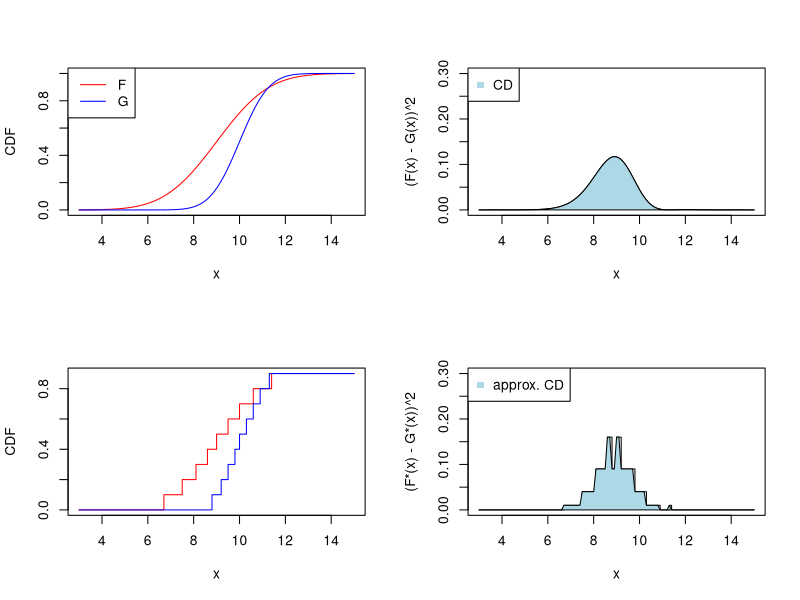
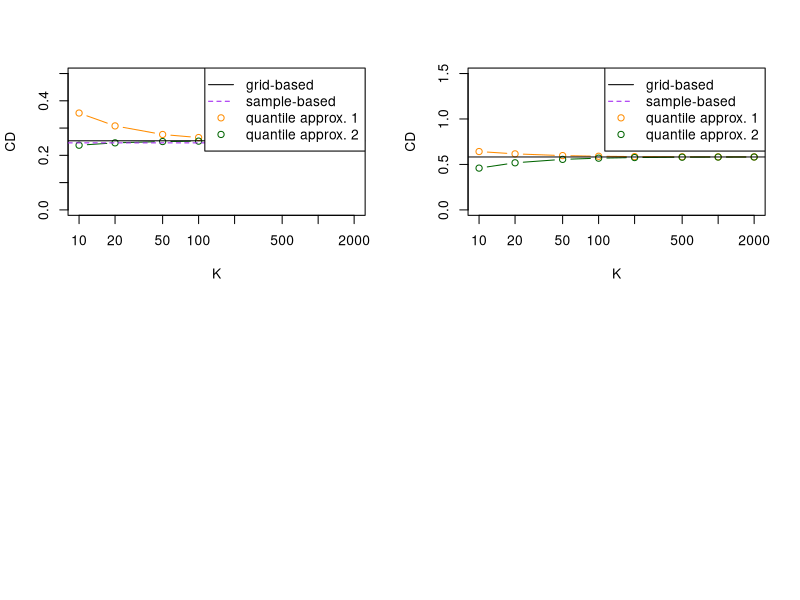
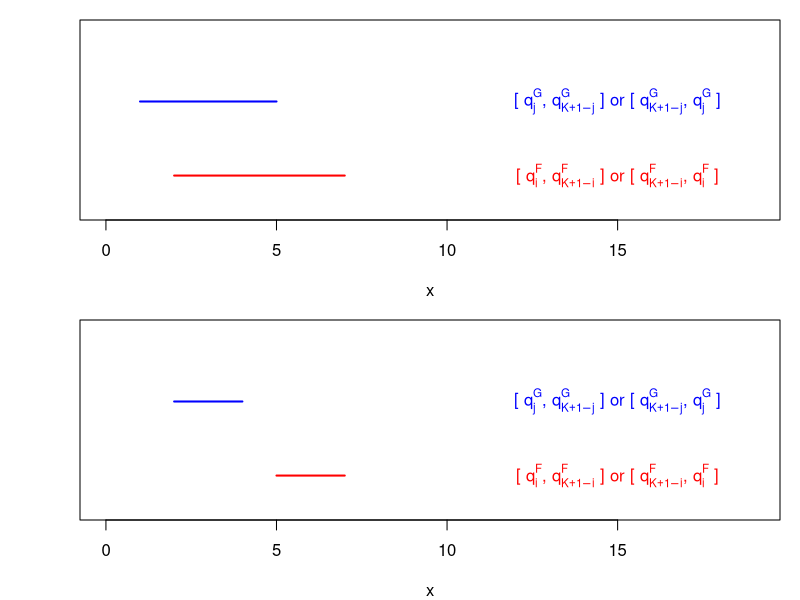
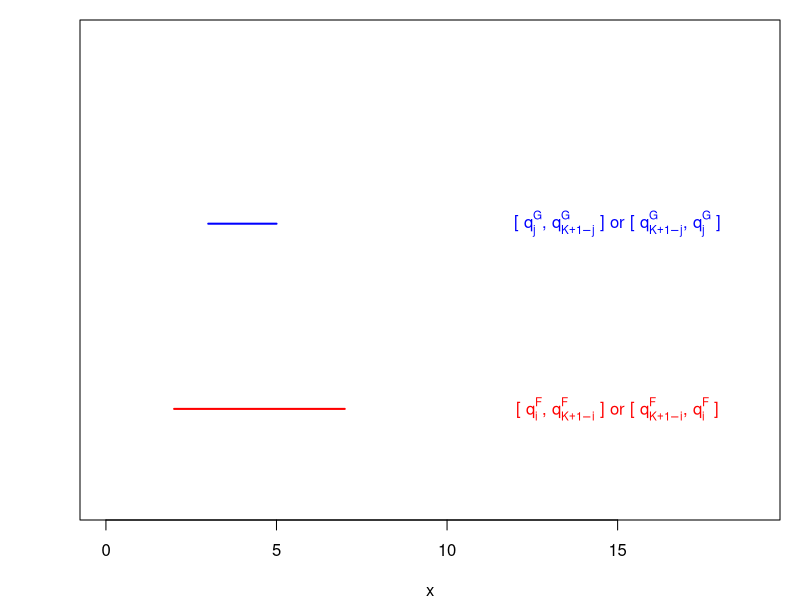
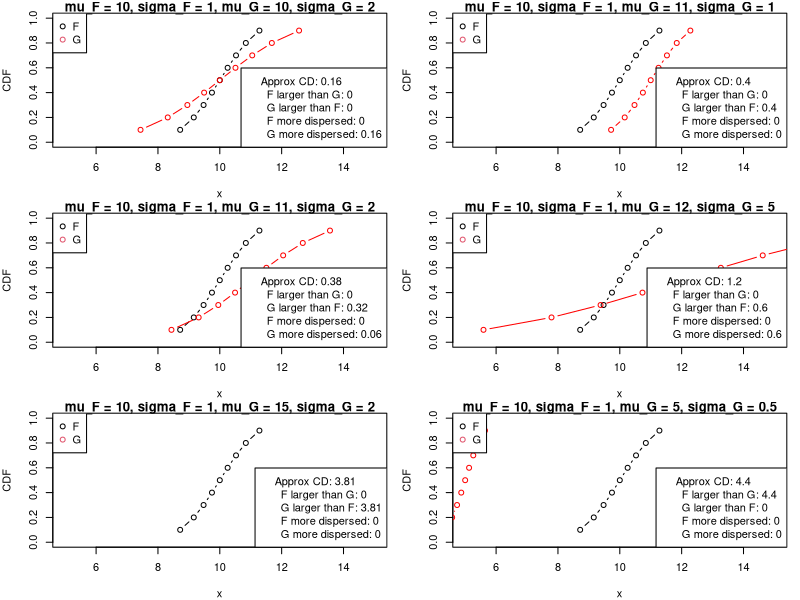
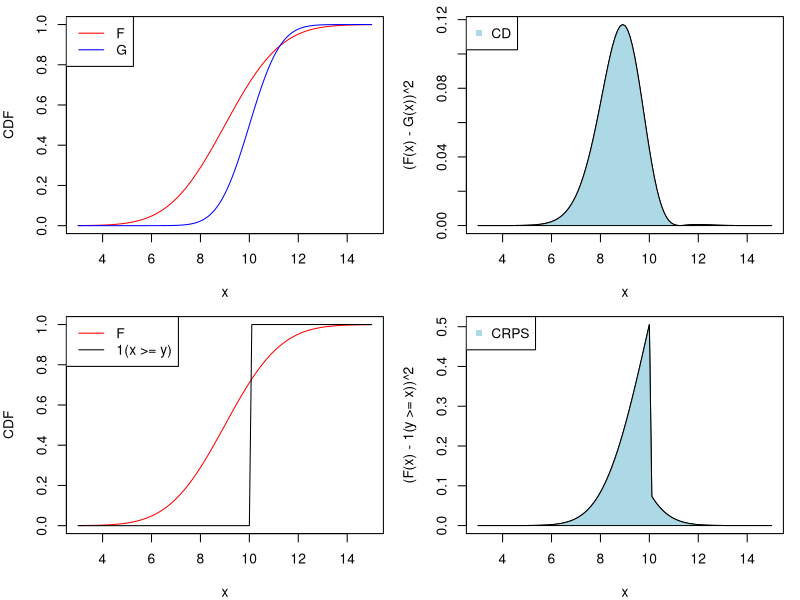
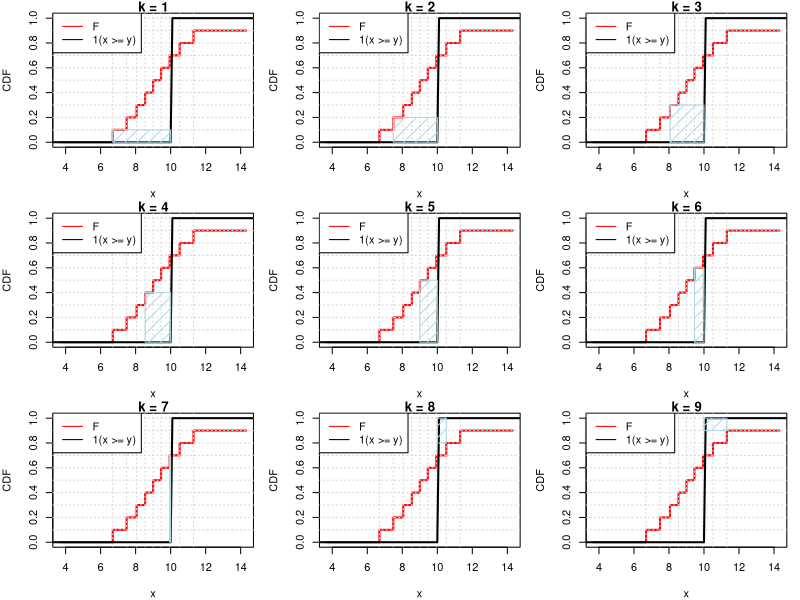
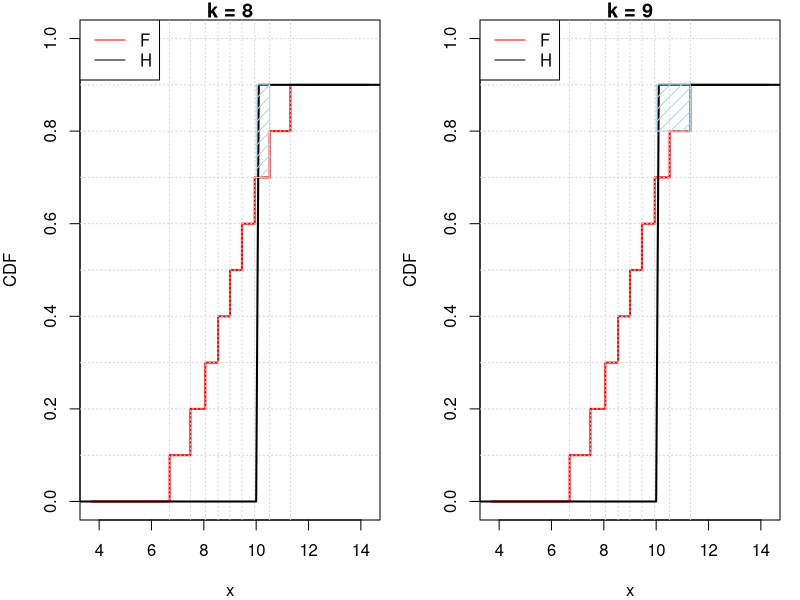

Generate these figures, in order, with R:
## ---- chunk 1
knitr::opts_chunk$set(echo = TRUE)
## ---- chunk 2
grid_x <- seq(from = 3, to = 15, by = 0.1)

mu_F <- 9
sigma_F <- 1.8
p_F <- pnorm(grid_x, mu_F, sigma_F)

mu_G <- 10
sigma_G <- 1
p_G <- pnorm(grid_x, mu_G, sigma_G)

y <- mu_G
p_y <- as.numeric(grid_x > y)

par(mfrow = c(2, 2))

plot(grid_x, p_F, type = "l", xlab = "x", ylab = "CDF", col = "red")
lines(grid_x, p_G, col = "blue")
legend("topleft", c("F", "G"), col = c("red", "blue"), lty = 1)

plot(grid_x, (p_F - p_G)^2, type = "l", xlab = "x", ylab = "(F(x) - G(x))^2", ylim = c(0, 0.3))
polygon(grid_x, (p_F - p_G)^2, col = "lightblue")
legend("topleft", "CD", col = "lightblue", pch = 15)

detail_stepfun_cdf <- function(x, p, from, to, by = 0.1){
  x_detailed <- seq(from = from, to = to, by = by)
  p_detailed <- 0*x_detailed
  for(i in seq_along(x)){
    p_detailed[x_detailed >= x[i]] <- p[i]
  }
  return(list(x = x_detailed, p = p_detailed))
}

p_10 <- 1:9/10 # quantile levels
q_F_10 <- qnorm(p_10, mu_F, sigma_F) # quantiles of F
q_G_10 <- qnorm(p_10, mu_G, sigma_G) # quantiles of G

q_F_10_detailed <- detail_stepfun_cdf(q_F_10, p_10, from = 3, to = 15)
q_G_10_detailed <- detail_stepfun_cdf(q_G_10, p_10, from = 3, to = 15)
p_10_detailed <- q_F_10_detailed$x

plot(q_F_10_detailed$x, q_F_10_detailed$p, type = "s", xlab = "x", ylab = "CDF", col = "red")
lines(q_F_10_detailed$x, q_G_10_detailed$p, type = "s", col = "blue")

plot(q_F_10_detailed$x, (q_F_10_detailed$p - q_G_10_detailed$p)^2, type = "s", xlab = "x", 
     ylab = "(F*(x) - G*(x))^2", ylim = c(0, 0.3))
polygon(q_F_10_detailed$x, (q_F_10_detailed$p - q_G_10_detailed$p)^2, col = "lightblue")
legend("topleft", "approx. CD", col = "lightblue", pch = 15)

## ---- chunk 3
# define distributions:
mu_F <- 9
sigma_F <- 1.8

mu_G <- 10
sigma_G <- 1
## ---- chunk 4
# simple numerical integration using grid:
grid_x <- seq(from = 3, to = 15, by = 0.1)
p_F <- pnorm(grid_x, mu_F, sigma_F)
p_G <- pnorm(grid_x, mu_G, sigma_G)
(cd_grid <- 0.1*sum((p_F - p_G)^2))
## ---- chunk 5
n <- 100000
set.seed(123)
x <- rnorm(n, mu_F, sigma_F)
x_dash <- rnorm(n, mu_F, sigma_F)

y <- rnorm(n, mu_G, sigma_G)
y_dash <- rnorm(n, mu_G, sigma_G)

(cd_sample <- (mean(abs(x - y)) - 0.5*(mean(abs(x - x_dash)) + mean(abs(y - y_dash)))))
## ---- chunk 6
# q_F: vector containing the (1:K)/(K + 1) quantiles of F
# q_G: vector containing the (1:K)/(K + 1) quantiles of G
approx_cd1 <- function(q_F, q_G){
  
  # compute quantile levels from length of provided quantile vectors:
  K <- length(q_F)
  if(length(q_G) != K) stop("q_F and q_G need to be of the same length")
  p <- (1:K)/(K + 1) # function assumes that the quantile levels are equally spaced
  
  # pool quantiles:
  q0 <- c(q_F, q_G)
  # vector of grouping variables, with 1 for values belonging to F, -1 for values 
  # belonging to G
  a0 <- c(rep(1, length(q_F)), rep(-1, length(q_G)))
  
  # re-order both vectors:
  q <- q0[order(q0)]
  a <- a0[order(q0)]
  # and compute "how many quantiles ahead" F or G is at a given segment:
  b <- abs(cumsum(a))
  
  # compute the lengths of segments defined by sorted quantiles:
  diffs_q <- c(diff(q), 0) # zero necessary for indexing below, but we could put 
  # anything (gets multiplied w zero)
  
  # and approximate CD
  cvm <- sum(diffs_q*b*(b + 1))/(K + 1)/(K)
  
  return(mean(cvm))
}

# values of K to check:
values_K <- c(10, 20, 50, 100, 200, 500, 1000, 2000)

# vector to store results:
cd_approx1 <- numeric(length(values_K))

# apply approximation for each_
for(i in seq_along(values_K)){
  p_temp <- (1:(values_K[i]))/(values_K[i] + 1) # quantile levels
  q_F_temp <- qnorm(p_temp, mu_F, sigma_F) # quantiles of F
  q_G_temp <- qnorm(p_temp, mu_G, sigma_G) # quantiles of G
  cd_approx1[i] <- approx_cd1(q_F = q_F_temp, q_G = q_G_temp) # approximation
}

cd_approx1
## ---- chunk 7
# q_F: vector containing the (1:K)/(K + 1) quantiles of F
# q_G: vector containing the (1:K)/(K + 1) quantiles of G
approx_cd2 <- function(q_F, q_G){
  
  # compute quantile levels from length of provided quantile vectors:
  K <- length(q_F)
  if(length(q_G) != K) stop("q_F and q_G need to be of the same length")
  p <- (1:K)/(K + 1) # function assumes that the quantile levels are equally spaced
  
  # pool quantiles:
  q0 <- c(q_F, q_G)
  # vector of grouping variables, with 1 for values belonging to F, -1 for values 
  # belonging to G
  a0 <- c(rep(1, length(q_F)), rep(-1, length(q_G)))
  
  # re-order both vectors:
  q <- q0[order(q0)]
  a <- a0[order(q0)]
  # and compute "how many quantiles ahead" F or G is at a given segment:
  b <- abs(cumsum(a))
  
  # compute the lengths of segments defined by sorted quantiles:
  diffs_q <- c(diff(q), 0) # zero necessary for indexing below, but we could put 
  # anything (gets multiplied w zero)
  
  # and approximate CD
  cvm <- sum(diffs_q*b^2/(K + 1)^2)
  
  return(mean(cvm))
}

# values of K to check:
values_K <- c(10, 20, 50, 100, 200, 500, 1000, 2000)

# vector to store results:
cd_approx2 <- numeric(length(values_K))

# apply approximation for each_
for(i in seq_along(values_K)){
  p_temp <- (1:(values_K[i] - 1))/values_K[i] # quantile levels
  q_F_temp <- qnorm(p_temp, mu_F, sigma_F) # quantiles of F
  q_G_temp <- qnorm(p_temp, mu_G, sigma_G) # quantiles of G
  cd_approx2[i] <- approx_cd2(q_F = q_F_temp, q_G = q_G_temp) # approximation
}

cd_approx2
## ---- chunk 8
# plot:
plot(values_K, cd_approx1, ylim = c(0, 0.5), xlab = "K", ylab = "CD",
     pch = 1, type = "b", log = "x", col = "darkorange")
lines(values_K, cd_approx2, type = "b", col = "darkgreen")
abline(h = cd_grid, col = "black")
abline(h = cd_sample, col = "purple", lty = 2)
legend("topright", 
       c("grid-based", "sample-based", "quantile approx. 1", "quantile approx. 2"),
       pch = c(NA, NA, 1, 1), lty = c(1, 2, NA, NA),
       col = c("black", "purple", "darkorange", "darkgreen"))
## ---- chunk 9
# define another distribution:
mu_H <- 10
sigma_H <- 0.1

p_H <- pnorm(grid_x, mu_H, sigma_H)
(cd_grid <- 0.1*sum((p_F - p_H)^2))

# approximation 1
# vector to store results:
cd_approx1 <- numeric(length(values_K))

# apply approximation for each_
for(i in seq_along(values_K)){
  p_temp <- (1:(values_K[i]))/(values_K[i] + 1) # quantile levels
  q_F_temp <- qnorm(p_temp, mu_F, sigma_F) # quantiles of F
  q_H_temp <- qnorm(p_temp, mu_H, sigma_H) # quantiles of H
  cd_approx1[i] <- approx_cd1(q_F = q_F_temp, q_G = q_H_temp) # approximation
}

cd_approx1

# approximation 2
# vector to store results:
cd_approx2 <- numeric(length(values_K))

# apply approximation for each_
for(i in seq_along(values_K)){
  p_temp <- (1:(values_K[i] - 1))/values_K[i] # quantile levels
  q_F_temp <- qnorm(p_temp, mu_F, sigma_F) # quantiles of F
  q_H_temp <- qnorm(p_temp, mu_H, sigma_H) # quantiles of G
  cd_approx2[i] <- approx_cd2(q_F = q_F_temp, q_G = q_H_temp) # approximation
}

cd_approx2
## ---- chunk 10
# plot:
plot(values_K, cd_approx1, ylim = c(0, 1.5), xlab = "K", ylab = "CD",
     pch = 1, type = "b", log = "x", col = "darkorange")
lines(values_K, cd_approx2, type = "b", col = "darkgreen")
abline(h = cd_grid, col = "black")
legend("topright", 
       c("grid-based", "sample-based", "quantile approx. 1", "quantile approx. 2"),
       pch = c(NA, NA, 1, 1), lty = c(1, 2, NA, NA),
       col = c("black", "purple", "darkorange", "darkgreen"))
## ---- chunk 11
# define G_star
y <- 10
q_G_star <- rep(y, 9)

approx_cd1(q_F_10, q_G_star)# approximation 1
mean(2*((y <= q_F_10) - p_10)*(q_F_10 - y)) # WIS defined via quantile scores
## ---- chunk 12
par(mfrow = 2:1, mar = c(4, 4, 1, 1))
plot(NULL, xlim = c(0, 19), ylim = c(0, 10), xlab = "x", ylab = "", yaxt = "n")
lines(c(2, 7), c(2, 2), col = "red", lwd = 2)
text(15, 2, expression(paste("[ ", q[i]^F, ", ", q[K + 1 - i]^F, " ] or [ ", q[K + 1 - i]^F, ", ", q[i]^F, " ]")), col = "red")

lines(c(1, 5), c(6, 6), col = "blue", lwd = 2)
text(15, 6, expression(paste("[ ", q[j]^G, ", ", q[K + 1 - j]^G, " ] or [ ", q[K + 1 - j]^G, ", ", q[j]^G, " ]")), col = "blue")

plot(NULL, xlim = c(0, 19), ylim = c(0, 10), xlab = "x", ylab = "", yaxt = "n")
lines(c(5, 7), c(2, 2), col = "red", lwd = 2)
text(15, 2, expression(paste("[ ", q[i]^F, ", ", q[K + 1 - i]^F, " ] or [ ", q[K + 1 - i]^F, ", ", q[i]^F, " ]")), col = "red")

lines(c(2, 4), c(6, 6), col = "blue", lwd = 2)
text(15, 6, expression(paste("[ ", q[j]^G, ", ", q[K + 1 - j]^G, " ] or [ ", q[K + 1 - j]^G, ", ", q[j]^G, " ]")), col = "blue")
## ---- chunk 13
par(mfrow = c(1, 1), mar = c(4, 4, 1, 1))
plot(NULL, xlim = c(0, 19), ylim = c(0, 10), xlab = "x", ylab = "", yaxt = "n")
lines(c(2, 7), c(2, 2), col = "red", lwd = 2)
text(15, 2, expression(paste("[ ", q[i]^F, ", ", q[K + 1 - i]^F, " ] or [ ", q[K + 1 - i]^F, ", ", q[i]^F, " ]")), col = "red")

lines(c(3, 5), c(6, 6), col = "blue", lwd = 2)
text(15, 6, expression(paste("[ ", q[j]^G, ", ", q[K + 1 - j]^G, " ] or [ ", q[K + 1 - j]^G, ", ", q[j]^G, " ]")), col = "blue")
## ---- chunk 14
# adapted function:
approx_cd1_decomposed <- function(q_F, q_G){
  # compute quantile levels from length of provided quantile vectors:
  K <- length(q_F)
  if(length(q_G) != K) stop("q_F and q_G need to be of the same length")
  p <- (1:K)/(K + 1) # function assumes that the quantile levels are equally spaced
  
  # matrices to store differences and booleans indicating whether there is a discrepancy and
  # in which component it should be counted
  matrix_differences <- matrix_disagreement <- 
    matrix_F_larger <- matrix_G_larger <- 
    matrix_F_dispersed <- matrix_G_dispersed <-
    matrix_unordered <- matrix(NA, ncol = K, nrow = K,
                               dimnames = list(paste("F", round(p, 2)), paste("G", round(p, 2))))
  
  # fill these matrices:
  for(i in 1:K){
    for(j in 1:K){
      # store absolute differences:
      matrix_differences[i, j] <- abs(q_F[i] - q_G[j])
      
      # detect disagreements, i.e. cases where q^F_i > q^G_j despite i < j
      matrix_disagreement[i, j] <- ((q_F[i] >= q_G[j]) & (i <= j)) | ((q_G[j] >= q_F[i]) & (j <= i))

      # component "F larger than G"
      matrix_F_larger[i, j] <-  q_F[min(i, K + 1 - i)] > q_G[min(j, K + 1 - j)] & 
        q_F[max(i, K + 1 - i)] >= q_G[max(j, K + 1 - j)] &
        q_F[i] > q_G[j] & i <= j
      # component "G larger than F"
      matrix_G_larger[i, j] <-  q_F[min(i, K + 1 - i)] < q_G[min(j, K + 1 - j)] &
        q_F[max(i, K + 1 - i)] <= q_G[max(j, K + 1 - j)] & 
        q_F[i] < q_G[j] & i >= j
      
      # component "F more dispersed than G"
      matrix_F_dispersed[i, j] <- q_F[max(i, K + 1 - i)] > q_G[max(j, K + 1 - j)] & 
        q_F[min(i, K + 1 - i)] < q_G[min(j, K + 1- j)] & 
        ((i <= j & i >= (K + 1)/2) | (i >= j & i <= (K + 1)/2))
      # component "G more dispersed than F"
      matrix_G_dispersed[i, j] <- q_F[min(i, K + 1 - i)] > q_G[min(j, K + 1 - j)] & 
        q_F[max(i, K + 1 - i)] < q_G[max(j, K + 1- j)] & 
        ((i >= j & j >= (K + 1)/2) | (i <= j & j <= (K + 1)/2))
    }
  }
  
  # compute averages:
  cramer_distance <- 2*sum(matrix_differences*matrix_disagreement)/K/(K + 1)
  F_larger <- 2*sum(matrix_differences*matrix_F_larger)/K/(K + 1)
  G_larger <- 2*sum(matrix_differences*matrix_G_larger)/K/(K + 1)
  F_dispersed <- 2*sum(matrix_differences*matrix_F_dispersed)/K/(K + 1)
  G_dispersed <- 2*sum(matrix_differences*matrix_G_dispersed)/K/(K + 1)
  
  # check whether components add up to CD:
  if(abs(F_larger + G_larger + F_dispersed + G_dispersed - cramer_distance) >= 0.001){
    warning("Decomposition does not seem to work")
  }
  
  # structure return object:
  return(list(
    cramer_distance = cramer_distance,
    F_larger = F_larger,
    G_larger = G_larger,
    F_dispersed = F_dispersed,
    G_dispersed = G_dispersed
  ))
}

# Examples: Define six pairs of normal distributions
# define distributions:
K <- 9
p <- (1:K)/(K + 1) # quantile levels

vector_mu_F <- c(10, 10, 10, 10, 10, 10)
vector_sigma_F <- c(1, 1, 1, 1, 1, 1)

vector_mu_G <- c(10, 11, 11, 12, 15, 5)
vector_sigma_G <- c(2, 1, 2, 5, 2, 0.5)

par(mfrow = c(3, 2))

for(i in 1:6){
  # compute quantiles
  q_F <- qnorm(p, vector_mu_F[i], vector_sigma_F[i]) # quantiles of F
  q_G <- qnorm(p, vector_mu_G[i], vector_sigma_G[i]) # quantiles of G
  # evaluate CD incl decomposition:
  cd_decomp <- approx_cd1_decomposed(q_F, q_G)
  
  # plot CCDFs/step functions:
  plot(q_F, p, type = "b", xlim = c(5, 15), ylim = 0:1,
       xlab = "x", ylab = "CDF",
       main = paste0("mu_F = ", vector_mu_F[i],
                     ", sigma_F = ", vector_sigma_F[i],
                     ", mu_G = ", vector_mu_G[i],
                     ", sigma_G = ", vector_sigma_G[i]))
  lines(q_G, p, col = "red", type = "b")
  # print CD and decomposition:
  legend("bottomright", 
         legend = c(paste0("Approx CD: ", round(cd_decomp$cramer_distance, 2)),
                    paste0("  F larger than G: ", round(cd_decomp$F_larger, 2)),
                    paste0("  G larger than F: ", round(cd_decomp$G_larger, 2)),
                    paste0("  F more dispersed: ", round(cd_decomp$F_dispersed, 2)),
                    paste0("  G more dispersed: ", round(cd_decomp$G_dispersed, 2))))
  legend("topleft", legend = c("F", "G"), col = 1:2, pch = 1)
}
## ---- chunk 15
grid_x <- seq(from = 3, to = 15, by = 0.1)

mu_F <- 9
sigma_F <- 1.8
p_F <- pnorm(grid_x, mu_F, sigma_F)

mu_G <- 10
sigma_G <- 1
p_G <- pnorm(grid_x, mu_G, sigma_G)

y <- mu_G
p_y <- as.numeric(grid_x > y)

par(mfrow = c(2, 2))

plot(grid_x, p_F, type = "l", xlab = "x", ylab = "CDF", col = "red")
lines(grid_x, p_G, col = "blue")
legend("topleft", c("F", "G"), col = c("red", "blue"), lty = 1)

plot(grid_x, (p_F - p_G)^2, type = "l", xlab = "x", ylab = "(F(x) - G(x))^2")
polygon(grid_x, (p_F - p_G)^2, col = "lightblue")
legend("topleft", "CD", col = "lightblue", pch = 15)

plot(grid_x, p_F, type = "l", xlab = "x", ylab = "CDF", col = "red")
lines(grid_x, p_y, col = "black")
legend("topleft", c("F", "1(x >= y)"), col = c("red", "black"), lty = 1)


plot(grid_x, (p_F - p_y)^2, type = "l", xlab = "x", ylab = "(F(x) - 1(y >= x))^2")
polygon(grid_x, (p_F - p_y)^2, col = "lightblue")
legend("topleft", "CRPS", col = "lightblue", pch = 15)

## ---- chunk 16
p <- 1:9/10
q_F <- qnorm(p, mu_F, sigma_F)

q_F_plot <- c(head(q_F, 1) - 3, q_F, tail(q_F, 1) + 3)

par(mfrow = c(3, 3))
for(i in 1:9){
  plot(q_F_plot, c(0, p, 0.9), xlab = "x", ylab = "CDF", type = "s", ylim = 0:1, col = "red", lwd = 2,
       main = paste("k =", i))
  abline(h = 1:10/10, col = "lightgrey", lty = 3); abline(v = q_F, col = "lightgrey", lty = 3)
  
  lines(grid_x, p_y, col = "black", lwd = 2)
  rect(q_F[i], q_F[i] >= y, y, p[i], col = "lightblue", border = "lightblue", density = 12)
  legend("topleft", c("F", "1(x >= y)"), col = c("red", "black"), lty = 1)
  
}
## ---- chunk 17
par(mfrow = c(1, 2))
for(i in 8:9){
  plot(q_F_plot, c(0, p, 0.9), xlab = "x", ylab = "CDF", type = "s", ylim = 0:1, col = "red", lwd = 2,
       main = paste("k =", i))
  abline(h = 1:10/10, col = "lightgrey", lty = 3); abline(v = q_F, col = "lightgrey", lty = 3)
  lines(grid_x, 0.9*p_y, col = "black", lwd = 2)
  rect(q_F[i], (q_F[i] >= y) - 0.1, y, p[i] - 0.1, col = "lightblue", border = "lightblue", density = 12)
  legend("topleft", c("F", "H"), col = c("red", "black"), lty = 1)
  
}
## ---- chunk 18
detail_stepfun_cdf <- function(x, p, from, to, by = 0.1){
x_detailed <- seq(from = from, to = to, by = by)
p_detailed <- 0*x_detailed
for(i in seq_along(x)){
p_detailed[x_detailed >= x[i]] <- p[i]
}
return(list(x = x_detailed, p = p_detailed))
}

p_10 <- 1:9/10 # quantile levels
q_F_10 <- qnorm(p_10, mu_F, sigma_F) # quantiles of F
q_G_10 <- qnorm(p_10, mu_G, sigma_G) # quantiles of G

q_F_10_detailed <- detail_stepfun_cdf(q_F_10, p_10, from = 1, to = 20)
q_G_10_detailed <- detail_stepfun_cdf(q_G_10, p_10, from = 1, to = 20)
p_10_detailed <- q_F_10_detailed$x

par(mfrow = c(2, 1))
plot(q_F_10_detailed$x, q_F_10_detailed$p, type = "s", xlab = "x", ylab = "CDF")
lines(q_F_10_detailed$x, q_G_10_detailed$p, type = "s", col = "red")

plot(q_F_10_detailed$x, abs(q_F_10_detailed$p - q_G_10_detailed$p)*10, type = "s", xlab = "x", ylab = "b")
abline(v = c(q_F_10, q_G_10), lty = 2)
